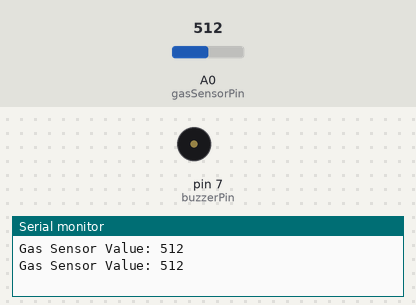
Bench run of a sketch on a simulated Arduino Uno, built with avr-gcc and run on an emulated ATmega328P. On the bench: buzzer (waves = sounding, pin HIGH), the last lines printed to the serial monitor. Inputs (shaded band) come from the test bench; at power-on: A0 (gasSensorPin) = 512.

Above: at 1.8 s.
1.9 s: A0 (gasSensorPin) set to 792
3.4 s: A0 (gasSensorPin) set to 817
At 5.2 s:
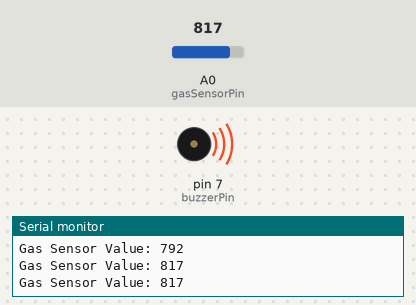
5.5 s: A0 (gasSensorPin) set to 790
At 6.8 s:
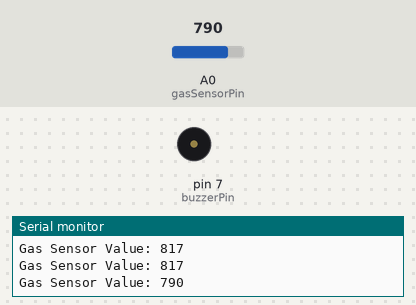
7.6 s: A0 (gasSensorPin) set to 810
At 9.6 s:
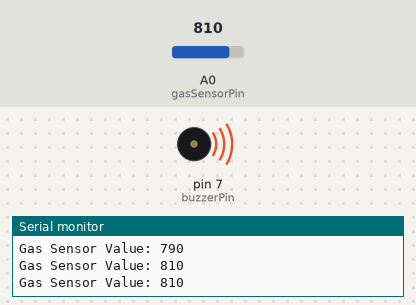
Timing chart, 0 to 10.6 s (numbered marks = the images above; inputs shaded):
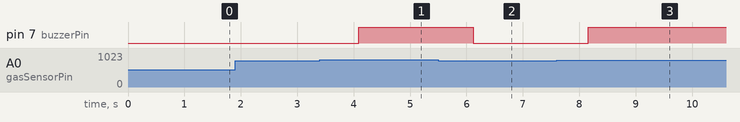

Measured:
- the behaviour switches between 799 and 800 on A0 (gasSensorPin) (found by bisection; images 0 and 1)
- after the input at 3.4 s, pin 7 (buzzerPin): LOW → HIGH after 0.69 s
- after the input at 5.5 s, pin 7 (buzzerPin): HIGH → LOW after 0.62 s
- after the input at 7.6 s, pin 7 (buzzerPin): LOW → HIGH after 0.56 s

The sketch:

Arduino_Uno_Code.ino
```cpp
#define BLYNK_TEMPLATE_ID "TMPLDbDZZjF6"
#define BLYNK_TEMPLATE_NAME "Smart Home"
#define BLYNK_AUTH_TOKEN "Sct72QZgvk6TKogK_iPPgi9iTJyS7oEk"
#include <SoftwareSerial.h>
#include <BlynkSimpleStream.h>

SoftwareSerial espSerial(2, 3); // RX, TX for communication with ESP8266

const int gasSensorPin = A0;
const int buzzerPin = 7;


void setup() {
  Serial.begin(9600);
  espSerial.begin(9600);
  pinMode(buzzerPin, OUTPUT);

}

void loop() {
  int gasValue = analogRead(gasSensorPin);
  Serial.print("Gas Sensor Value: ");
  Serial.println(gasValue);

  // Send gasValue to ESP8266
  espSerial.print("Gas Value: ");
  espSerial.println(gasValue);

  if (gasValue >= 800) {
    digitalWrite(buzzerPin, HIGH); // Turn on the buzzer
  } else {
    digitalWrite(buzzerPin, LOW); // Turn off the buzzer
  }


  Blynk.run(); // Handle Blynk communications

  delay(1000);
}
```
